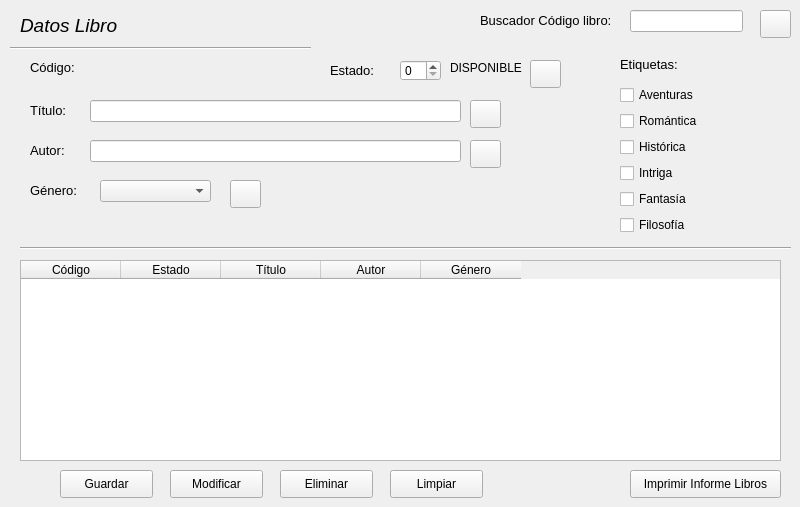
    <widget class="QWidget" name="libros">
     <attribute name="title">
      <string>Libros</string>
     </attribute>
     <widget class="QLabel" name="datosLibroLibros">
      <property name="geometry">
       <rect>
        <x>20</x>
        <y>10</y>
        <width>171</width>
        <height>31</height>
       </rect>
      </property>
      <property name="text">
       <string>&lt;html&gt;&lt;head/&gt;&lt;body&gt;&lt;p&gt;&lt;span style=&quot; font-size:14pt; font-style:italic;&quot;&gt;Datos Libro&lt;/span&gt;&lt;/p&gt;&lt;/body&gt;&lt;/html&gt;</string>
      </property>
     </widget>
     <widget class="Line" name="line_5">
      <property name="geometry">
       <rect>
        <x>10</x>
        <y>40</y>
        <width>301</width>
        <height>16</height>
       </rect>
      </property>
      <property name="orientation">
       <enum>Qt::Horizontal</enum>
      </property>
     </widget>
     <widget class="QLabel" name="codigo">
      <property name="geometry">
       <rect>
        <x>480</x>
        <y>10</y>
        <width>131</width>
        <height>21</height>
       </rect>
      </property>
      <property name="text">
       <string>&lt;html&gt;&lt;head/&gt;&lt;body&gt;&lt;p&gt;&lt;span style=&quot; font-size:10pt;&quot;&gt;Buscador Código libro:&lt;/span&gt;&lt;/p&gt;&lt;/body&gt;&lt;/html&gt;</string>
      </property>
     </widget>
     <widget class="QLineEdit" name="lineEditCodigo">
      <property name="geometry">
       <rect>
        <x>630</x>
        <y>10</y>
        <width>113</width>
        <height>22</height>
       </rect>
      </property>
     </widget>
     <widget class="QLineEdit" name="lineEditTitulo">
      <property name="geometry">
       <rect>
        <x>90</x>
        <y>100</y>
        <width>371</width>
        <height>22</height>
       </rect>
      </property>
     </widget>
     <widget class="QLabel" name="titulo">
      <property name="geometry">
       <rect>
        <x>30</x>
        <y>100</y>
        <width>61</width>
        <height>21</height>
       </rect>
      </property>
      <property name="text">
       <string>&lt;html&gt;&lt;head/&gt;&lt;body&gt;&lt;p&gt;&lt;span style=&quot; font-size:10pt;&quot;&gt;Título:&lt;/span&gt;&lt;/p&gt;&lt;/body&gt;&lt;/html&gt;</string>
      </property>
     </widget>
     <widget class="QLabel" name="estado">
      <property name="geometry">
       <rect>
        <x>330</x>
        <y>60</y>
        <width>61</width>
        <height>21</height>
       </rect>
      </property>
      <property name="text">
       <string>&lt;html&gt;&lt;head/&gt;&lt;body&gt;&lt;p&gt;&lt;span style=&quot; font-size:10pt;&quot;&gt;Estado:&lt;/span&gt;&lt;/p&gt;&lt;/body&gt;&lt;/html&gt;</string>
      </property>
     </widget>
     <widget class="QSpinBox" name="spinBoxEstado">
      <property name="geometry">
       <rect>
        <x>400</x>
        <y>60</y>
        <width>41</width>
        <height>21</height>
       </rect>
      </property>
      <property name="maximum">
       <number>1</number>
      </property>
     </widget>
     <widget class="QLabel" name="indicadorEstado">
      <property name="geometry">
       <rect>
        <x>450</x>
        <y>60</y>
        <width>91</width>
        <height>16</height>
       </rect>
      </property>
      <property name="text">
       <string>DISPONIBLE</string>
      </property>
     </widget>
     <widget class="QLineEdit" name="lineEditAutor">
      <property name="geometry">
       <rect>
        <x>90</x>
        <y>140</y>
        <width>371</width>
        <height>22</height>
       </rect>
      </property>
     </widget>
     <widget class="QLabel" name="autor">
      <property name="geometry">
       <rect>
        <x>30</x>
        <y>140</y>
        <width>61</width>
        <height>21</height>
       </rect>
      </property>
      <property name="text">
       <string>&lt;html&gt;&lt;head/&gt;&lt;body&gt;&lt;p&gt;&lt;span style=&quot; font-size:10pt;&quot;&gt;Autor:&lt;/span&gt;&lt;/p&gt;&lt;/body&gt;&lt;/html&gt;</string>
      </property>
     </widget>
     <widget class="QLabel" name="genero">
      <property name="geometry">
       <rect>
        <x>30</x>
        <y>180</y>
        <width>61</width>
        <height>21</height>
       </rect>
      </property>
      <property name="text">
       <string>&lt;html&gt;&lt;head/&gt;&lt;body&gt;&lt;p&gt;&lt;span style=&quot; font-size:10pt;&quot;&gt;Género:&lt;/span&gt;&lt;/p&gt;&lt;/body&gt;&lt;/html&gt;</string>
      </property>
     </widget>
     <widget class="QPushButton" name="pushButtonBuscarTitulo">
      <property name="geometry">
       <rect>
        <x>470</x>
        <y>100</y>
        <width>31</width>
        <height>28</height>
       </rect>
      </property>
      <property name="sizePolicy">
       <sizepolicy hsizetype="Maximum" vsizetype="Fixed">
        <horstretch>0</horstretch>
        <verstretch>0</verstretch>
       </sizepolicy>
      </property>
      <property name="text">
       <string/>
      </property>
      <property name="icon">
       <iconset resource="lupa.qrc">
        <normaloff>:/lupa/img/lupa.jpg</normaloff>:/lupa/img/lupa.jpg</iconset>
      </property>
     </widget>
     <widget class="QPushButton" name="pushButtonBuscarAutor">
      <property name="geometry">
       <rect>
        <x>470</x>
        <y>140</y>
        <width>31</width>
        <height>28</height>
       </rect>
      </property>
      <property name="text">
       <string/>
      </property>
      <property name="icon">
       <iconset resource="lupa.qrc">
        <normaloff>:/lupa/img/lupa.jpg</normaloff>:/lupa/img/lupa.jpg</iconset>
      </property>
     </widget>
     <widget class="QPushButton" name="pushButtonBuscarCodigo">
      <property name="geometry">
       <rect>
        <x>760</x>
        <y>10</y>
        <width>31</width>
        <height>28</height>
       </rect>
      </property>
      <property name="text">
       <string/>
      </property>
      <property name="icon">
       <iconset resource="lupa.qrc">
        <normaloff>:/lupa/img/lupa.jpg</normaloff>:/lupa/img/lupa.jpg</iconset>
      </property>
     </widget>
     <widget class="Line" name="line_7">
      <property name="geometry">
       <rect>
        <x>20</x>
        <y>240</y>
        <width>771</width>
        <height>16</height>
       </rect>
      </property>
      <property name="orientation">
       <enum>Qt::Horizontal</enum>
      </property>
     </widget>
     <widget class="QTableWidget" name="tablaLibros">
      <property name="geometry">
       <rect>
        <x>20</x>
        <y>260</y>
        <width>761</width>
        <height>201</height>
       </rect>
      </property>
      <column>
       <property name="text">
        <string>Código</string>
       </property>
      </column>
      <column>
       <property name="text">
        <string>Estado</string>
       </property>
      </column>
      <column>
       <property name="text">
        <string>Título</string>
       </property>
      </column>
      <column>
       <property name="text">
        <string>Autor</string>
       </property>
      </column>
      <column>
       <property name="text">
        <string>Género</string>
       </property>
      </column>
     </widget>
     <widget class="QPushButton" name="pushButtonGuardarLibro">
      <property name="geometry">
       <rect>
        <x>60</x>
        <y>470</y>
        <width>93</width>
        <height>28</height>
       </rect>
      </property>
      <property name="text">
       <string>Guardar</string>
      </property>
     </widget>
     <widget class="QPushButton" name="pushButtonModificarLibro">
      <property name="geometry">
       <rect>
        <x>170</x>
        <y>470</y>
        <width>93</width>
        <height>28</height>
       </rect>
      </property>
      <property name="text">
       <string>Modificar</string>
      </property>
     </widget>
     <widget class="QPushButton" name="pushButtonEliminarLibro">
      <property name="geometry">
       <rect>
        <x>280</x>
        <y>470</y>
        <width>93</width>
        <height>28</height>
       </rect>
      </property>
      <property name="text">
       <string>Eliminar</string>
      </property>
     </widget>
     <widget class="QPushButton" name="pushButtonInformeLibros">
      <property name="geometry">
       <rect>
        <x>630</x>
        <y>470</y>
        <width>151</width>
        <height>28</height>
       </rect>
      </property>
      <property name="text">
       <string>Imprimir Informe Libros</string>
      </property>
     </widget>
     <widget class="QComboBox" name="comboBoxGenero">
      <property name="geometry">
       <rect>
        <x>100</x>
        <y>180</y>
        <width>111</width>
        <height>22</height>
       </rect>
      </property>
     </widget>
     <widget class="QWidget" name="verticalLayoutWidget">
      <property name="geometry">
       <rect>
        <x>620</x>
        <y>50</y>
        <width>111</width>
        <height>185</height>
       </rect>
      </property>
      <layout class="QVBoxLayout" name="verticalLayout">
       <item>
        <widget class="QLabel" name="labelEtiquetas">
         <property name="text">
          <string>&lt;html&gt;&lt;head/&gt;&lt;body&gt;&lt;p&gt;&lt;span style=&quot; font-size:10pt;&quot;&gt;Etiquetas:&lt;/span&gt;&lt;/p&gt;&lt;/body&gt;&lt;/html&gt;</string>
         </property>
        </widget>
       </item>
       <item>
        <widget class="QCheckBox" name="checkBoxAventuras">
         <property name="text">
          <string>Aventuras</string>
         </property>
        </widget>
       </item>
       <item>
        <widget class="QCheckBox" name="checkBoxRomantica">
         <property name="text">
          <string>Romántica</string>
         </property>
        </widget>
       </item>
       <item>
        <widget class="QCheckBox" name="checkBoxHistorica">
         <property name="text">
          <string>Histórica</string>
         </property>
        </widget>
       </item>
       <item>
        <widget class="QCheckBox" name="checkBoxIntriga">
         <property name="text">
          <string>Intriga</string>
         </property>
        </widget>
       </item>
       <item>
        <widget class="QCheckBox" name="checkBoxFantasia">
         <property name="text">
          <string>Fantasía</string>
         </property>
        </widget>
       </item>
       <item>
        <widget class="QCheckBox" name="checkBoxFilosofia">
         <property name="text">
          <string>Filosofía</string>
         </property>
        </widget>
       </item>
      </layout>
     </widget>
     <widget class="QPushButton" name="pushButtonLimpiarLibros">
      <property name="geometry">
       <rect>
        <x>390</x>
        <y>470</y>
        <width>93</width>
        <height>28</height>
       </rect>
      </property>
      <property name="text">
       <string>Limpiar</string>
      </property>
     </widget>
     <widget class="QPushButton" name="pushButtonBuscarGenero">
      <property name="geometry">
       <rect>
        <x>230</x>
        <y>180</y>
        <width>31</width>
        <height>28</height>
       </rect>
      </property>
      <property name="text">
       <string/>
      </property>
      <property name="icon">
       <iconset resource="lupa.qrc">
        <normaloff>:/lupa/img/lupa.jpg</normaloff>:/lupa/img/lupa.jpg</iconset>
      </property>
     </widget>
     <widget class="QPushButton" name="pushButtonBuscarEstado">
      <property name="geometry">
       <rect>
        <x>530</x>
        <y>60</y>
        <width>31</width>
        <height>28</height>
       </rect>
      </property>
      <property name="text">
       <string/>
      </property>
      <property name="icon">
       <iconset resource="lupa.qrc">
        <normaloff>:/lupa/img/lupa.jpg</normaloff>:/lupa/img/lupa.jpg</iconset>
      </property>
     </widget>
     <widget class="QLabel" name="labelCodigo">
      <property name="geometry">
       <rect>
        <x>30</x>
        <y>60</y>
        <width>51</width>
        <height>16</height>
       </rect>
      </property>
      <property name="text">
       <string>&lt;html&gt;&lt;head/&gt;&lt;body&gt;&lt;p&gt;&lt;span style=&quot; font-size:10pt;&quot;&gt;Código:&lt;/span&gt;&lt;/p&gt;&lt;/body&gt;&lt;/html&gt;</string>
      </property>
     </widget>
     <widget class="QLabel" name="labelCodigoGenerado">
      <property name="geometry">
       <rect>
        <x>80</x>
        <y>60</y>
        <width>81</width>
        <height>21</height>
       </rect>
      </property>
      <property name="text">
       <string>&lt;html&gt;&lt;head/&gt;&lt;body&gt;&lt;p&gt;&lt;br/&gt;&lt;/p&gt;&lt;/body&gt;&lt;/html&gt;</string>
      </property>
     </widget>
    </widget>
